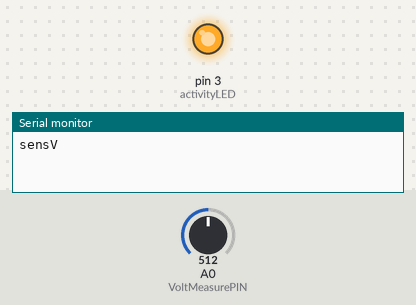
The sketch below on a simulated Arduino Uno, built with avr-gcc and run on an emulated ATmega328P. On the bench: output pins drawn as LEDs (lit = HIGH), the last lines printed to the serial monitor. The inputs (shaded band) are chosen by the test bench; at power-on: A0 (VoltMeasurePIN) = 512.

Above: at 3.6 s.
At 6.1 s:
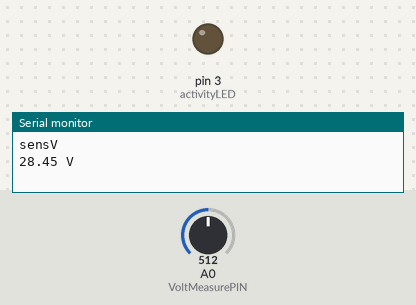
Timing chart, 0 to 8.5 s (numbered marks = the images above):
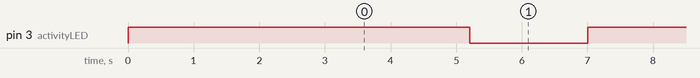

Measured:
- by itself, pin 3 (activityLED): alternates HIGH for 3.2 s and LOW for 1.8 s

The sketch:

sketch.ino
```cpp
/*
  sensV sketch
  Measures the voltage on the analog pin and prints the result to
  the serialport

  *******
  Do not connect more than 5 volts directly to an Arduino pin!!
  *******
                                      +-----+
         +----[PWR]-------------------| USB |--+
         |                            +-----+  |
         |         GND/RST2  [ ][ ]            |
         |       MOSI2/SCK2  [ ][ ]  A5/SCL[ ] |   C5
         |          5V/MISO2 [ ][ ]  A4/SDA[ ] |   C4
         |                             AREF[ ] |
         |                              GND[ ] |
         | [ ]N/C                    SCK/13[ ] |   B5
         | [ ]v.ref                 MISO/12[ ] |   .
         | [ ]RST                   MOSI/11[ ]~|   .
         | [ ]3V3    +---+               10[ ]~|   .
         | [ ]5v     | A |                9[ ]~|   .
         | [ ]GND   -| R |-               8[ ] |   B0
         | [ ]GND   -| D |-                    |
         | [ ]Vin   -| U |-               7[ ] |   D7
         |          -| I |-               6[ ]~|   .
         | [B]A0    -| N |-               5[ ]~|   .
         | [ ]A1    -| O |-               4[ ] |   .
         | [ ]A2     +---+           INT1/3[A]~|   .
         | [ ]A3                     INT0/2[ ] |   .
         | [ ]A4/SDA  RST SCK MISO     TX>1[ ] |   .
         | [ ]A5/SCL  [ ] [ ] [ ]      RX<0[ ] |   D0
         |            [ ] [ ] [ ]              |
         |  UNO_R3    GND MOSI 5V  ____________/
          \_______________________/

      http://busyducks.com/ascii-art-arduinos

      A = LED
      B = Volt measurement

*/

// +V from battery is connected to analog pin 0
#define VoltMeasurePIN A0
#define activityLED 3

// *** declare constants
const float ref5V = 5.14;   // reference: 5.14V on measurePin == 1023.0
//const float R1 = 100000.0;  // Resistor value used for R1
const float R1 = 99300.0;  // Measured resistor value used for R1
//const float R2 = 10000.0;   // Resistor value used for R2
const float R2 = 9870.0;   // Measured resistor value used for R2

// (NUM_SAMPLES ^ 0.5) is the S/N ratio that can be achieved.
// To get a S/N-ratio of 3 requires 9 samples. S/N=4 requires 16 samples
// More samples means longer measurement times.
// Beware, NUM_SAMPLES * 1024 should not exceed the positive maximum for the
// `int` data-type!
// Therefore the maximum NUM_SAMPLES = (32767 / 1023 = ) 32
const int NUM_SAMPLES = 16;  // number of measurements used for one result

// *** declare calculated constants
const float RATIO_RESISTORS = ((R1 + R2)/R2) * 0.00001; // multiply by 1e-5 to get V

// *** declare variables
float voltage = 0.0;
unsigned long startTime = 0;
unsigned long elapsedTime = 0;

void setup()
{
  pinMode(activityLED, OUTPUT);   // An LED to signal activity
  digitalWrite(activityLED, HIGH);
  Serial.begin(9600);             // Initialise serial port
  delay(2000);
  Serial.println("sensV");
  digitalWrite(activityLED, LOW);
}

float sensV()
{
  float AverageValue = 0.0;     // result
  int SumSamples = 0;           // sum of samplevalues
  int CountSamples = 0;         // sample counter

  // *** Add up the pre-defined number of samples for Sample Averaging
  for (CountSamples = 0; CountSamples < NUM_SAMPLES; CountSamples++)
  {
    SumSamples += analogRead(VoltMeasurePIN);
    delay(200);
  }

  // *** Determine the source AverageValue:
  AverageValue = (float)SumSamples / (float)CountSamples; // Calculate avg raw value.
  AverageValue = map(AverageValue * 10, 0, 1023, 0, ref5V * 10000); //map raw value to 0...5V
  AverageValue *= RATIO_RESISTORS; // Account for voltage-reduction
  return AverageValue;
}

void loop()

{
  startTime = millis();
  digitalWrite(activityLED, HIGH);

  voltage = sensV();

  Serial.print(voltage);
  Serial.println(" V");
  digitalWrite(activityLED, LOW);
  elapsedTime = millis() - startTime;

  // *** Wait until 5sec have passed.
  delay(abs(5000 - elapsedTime));
}
```
